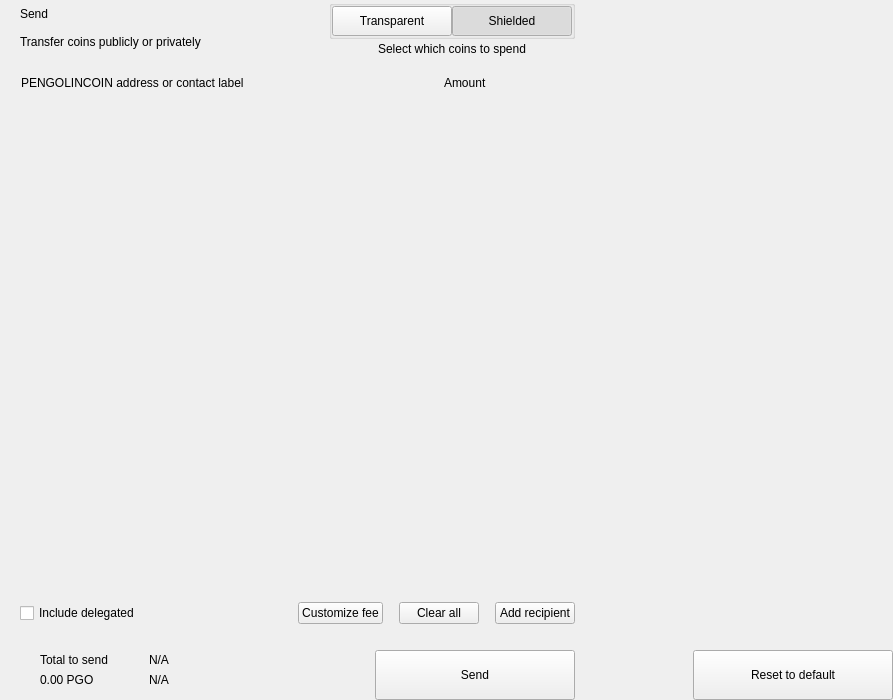
<?xml version="1.0" encoding="UTF-8"?>
<ui version="4.0">
 <class>send</class>
 <widget class="QWidget" name="send">
  <property name="geometry">
   <rect>
    <x>0</x>
    <y>0</y>
    <width>893</width>
    <height>700</height>
   </rect>
  </property>
  <property name="windowTitle">
   <string>Form</string>
  </property>
  <layout class="QHBoxLayout" name="horizontalLayout_2" stretch="2,1">
   <property name="spacing">
    <number>0</number>
   </property>
   <property name="leftMargin">
    <number>0</number>
   </property>
   <property name="topMargin">
    <number>0</number>
   </property>
   <property name="rightMargin">
    <number>0</number>
   </property>
   <property name="bottomMargin">
    <number>0</number>
   </property>
   <item>
    <widget class="QWidget" name="left" native="true">
     <layout class="QVBoxLayout" name="verticalLayout_3">
      <property name="spacing">
       <number>0</number>
      </property>
      <property name="leftMargin">
       <number>0</number>
      </property>
      <property name="topMargin">
       <number>0</number>
      </property>
      <property name="rightMargin">
       <number>0</number>
      </property>
      <property name="bottomMargin">
       <number>0</number>
      </property>
      <item>
       <layout class="QVBoxLayout" name="verticalLayout_22" stretch="0,0,0,1,0,0,0,0">
        <property name="spacing">
         <number>0</number>
        </property>
        <item>
         <layout class="QHBoxLayout" name="horizontalLayout_3">
          <property name="spacing">
           <number>0</number>
          </property>
          <property name="leftMargin">
           <number>20</number>
          </property>
          <property name="rightMargin">
           <number>20</number>
          </property>
          <item>
           <layout class="QVBoxLayout" name="verticalLayout">
            <property name="spacing">
             <number>0</number>
            </property>
            <item>
             <widget class="QLabel" name="labelTitle">
              <property name="text">
               <string>Send</string>
              </property>
              <property name="alignment">
               <set>Qt::AlignLeading|Qt::AlignLeft|Qt::AlignVCenter</set>
              </property>
             </widget>
            </item>
            <item>
             <widget class="QLabel" name="labelSubtitle1">
              <property name="text">
               <string>Transfer coins publicly or privately</string>
              </property>
             </widget>
            </item>
           </layout>
          </item>
          <item>
           <spacer name="horizontalSpacer">
            <property name="orientation">
             <enum>Qt::Horizontal</enum>
            </property>
            <property name="sizeHint" stdset="0">
             <size>
              <width>40</width>
              <height>20</height>
             </size>
            </property>
           </spacer>
          </item>
          <item>
           <layout class="QVBoxLayout" name="verticalLayout_6">
            <property name="spacing">
             <number>3</number>
            </property>
            <item alignment="Qt::AlignHCenter">
             <widget class="QGroupBox" name="groupBox">
              <property name="styleSheet">
               <string notr="true">#groupBox{
padding-top:2px;
}</string>
              </property>
              <property name="title">
               <string/>
              </property>
              <property name="alignment">
               <set>Qt::AlignCenter</set>
              </property>
              <layout class="QHBoxLayout" name="horizontalLayout_4">
               <property name="spacing">
                <number>0</number>
               </property>
               <property name="leftMargin">
                <number>0</number>
               </property>
               <property name="topMargin">
                <number>0</number>
               </property>
               <property name="rightMargin">
                <number>0</number>
               </property>
               <property name="bottomMargin">
                <number>0</number>
               </property>
               <item>
                <widget class="QPushButton" name="pushLeft">
                 <property name="minimumSize">
                  <size>
                   <width>120</width>
                   <height>30</height>
                  </size>
                 </property>
                 <property name="maximumSize">
                  <size>
                   <width>120</width>
                   <height>30</height>
                  </size>
                 </property>
                 <property name="focusPolicy">
                  <enum>Qt::NoFocus</enum>
                 </property>
                 <property name="text">
                  <string>Transparent</string>
                 </property>
                 <property name="checkable">
                  <bool>true</bool>
                 </property>
                 <property name="autoExclusive">
                  <bool>true</bool>
                 </property>
                </widget>
               </item>
               <item>
                <widget class="QPushButton" name="pushRight">
                 <property name="minimumSize">
                  <size>
                   <width>120</width>
                   <height>30</height>
                  </size>
                 </property>
                 <property name="maximumSize">
                  <size>
                   <width>120</width>
                   <height>30</height>
                  </size>
                 </property>
                 <property name="focusPolicy">
                  <enum>Qt::NoFocus</enum>
                 </property>
                 <property name="text">
                  <string>Shielded</string>
                 </property>
                 <property name="checkable">
                  <bool>true</bool>
                 </property>
                 <property name="checked">
                  <bool>true</bool>
                 </property>
                 <property name="autoExclusive">
                  <bool>true</bool>
                 </property>
                </widget>
               </item>
              </layout>
             </widget>
            </item>
            <item alignment="Qt::AlignHCenter|Qt::AlignTop">
             <widget class="QLabel" name="labelSubtitle2">
              <property name="styleSheet">
               <string notr="true"/>
              </property>
              <property name="text">
               <string>Select which coins to spend</string>
              </property>
              <property name="alignment">
               <set>Qt::AlignCenter</set>
              </property>
              <property name="indent">
               <number>0</number>
              </property>
             </widget>
            </item>
           </layout>
          </item>
         </layout>
        </item>
        <item>
         <spacer name="verticalSpacer_2">
          <property name="orientation">
           <enum>Qt::Vertical</enum>
          </property>
          <property name="sizeType">
           <enum>QSizePolicy::Fixed</enum>
          </property>
          <property name="sizeHint" stdset="0">
           <size>
            <width>20</width>
            <height>20</height>
           </size>
          </property>
         </spacer>
        </item>
        <item>
         <layout class="QHBoxLayout" name="horizontalLayout" stretch="6,0,2">
          <property name="spacing">
           <number>0</number>
          </property>
          <property name="leftMargin">
           <number>10</number>
          </property>
          <property name="topMargin">
           <number>0</number>
          </property>
          <property name="rightMargin">
           <number>20</number>
          </property>
          <property name="bottomMargin">
           <number>0</number>
          </property>
          <item>
           <widget class="QLabel" name="labelSubtitleAddress">
            <property name="styleSheet">
             <string notr="true">margin-left:8px;</string>
            </property>
            <property name="text">
             <string>PENGOLINCOIN address or contact label</string>
            </property>
           </widget>
          </item>
          <item>
           <spacer name="horizontalSpacer_3">
            <property name="orientation">
             <enum>Qt::Horizontal</enum>
            </property>
            <property name="sizeType">
             <enum>QSizePolicy::Fixed</enum>
            </property>
            <property name="sizeHint" stdset="0">
             <size>
              <width>40</width>
              <height>1</height>
             </size>
            </property>
           </spacer>
          </item>
          <item>
           <widget class="QLabel" name="labelSubtitleAmount">
            <property name="text">
             <string>Amount</string>
            </property>
           </widget>
          </item>
         </layout>
        </item>
        <item>
         <widget class="QScrollArea" name="scrollArea">
          <property name="minimumSize">
           <size>
            <width>0</width>
            <height>350</height>
           </size>
          </property>
          <property name="styleSheet">
           <string notr="true">#scrollArea {
            background:transparent;
            margin-top:10px;
}</string>
          </property>
          <property name="horizontalScrollBarPolicy">
           <enum>Qt::ScrollBarAlwaysOff</enum>
          </property>
          <property name="sizeAdjustPolicy">
           <enum>QAbstractScrollArea::AdjustIgnored</enum>
          </property>
          <property name="widgetResizable">
           <bool>true</bool>
          </property>
          <property name="alignment">
           <set>Qt::AlignLeading|Qt::AlignLeft|Qt::AlignTop</set>
          </property>
          <widget class="QWidget" name="scrollAreaWidgetContents">
           <property name="geometry">
            <rect>
             <x>0</x>
             <y>0</y>
             <width>591</width>
             <height>16</height>
            </rect>
           </property>
           <property name="sizePolicy">
            <sizepolicy hsizetype="Preferred" vsizetype="Maximum">
             <horstretch>0</horstretch>
             <verstretch>0</verstretch>
            </sizepolicy>
           </property>
           <property name="autoFillBackground">
            <bool>false</bool>
           </property>
           <property name="styleSheet">
            <string notr="true">#scrollAreaWidgetContents {
             background:transparent;
             }</string>
           </property>
           <layout class="QVBoxLayout" name="verticalLayout_7">
            <property name="spacing">
             <number>0</number>
            </property>
            <property name="sizeConstraint">
             <enum>QLayout::SetDefaultConstraint</enum>
            </property>
            <property name="leftMargin">
             <number>0</number>
            </property>
            <property name="topMargin">
             <number>0</number>
            </property>
            <property name="rightMargin">
             <number>0</number>
            </property>
            <property name="bottomMargin">
             <number>0</number>
            </property>
           </layout>
          </widget>
         </widget>
        </item>
        <item>
         <spacer name="verticalSpacer_4">
          <property name="orientation">
           <enum>Qt::Vertical</enum>
          </property>
          <property name="sizeType">
           <enum>QSizePolicy::Fixed</enum>
          </property>
          <property name="sizeHint" stdset="0">
           <size>
            <width>20</width>
            <height>20</height>
           </size>
          </property>
         </spacer>
        </item>
        <item>
         <layout class="QHBoxLayout" name="horizontalLayout_20">
          <property name="spacing">
           <number>6</number>
          </property>
          <property name="leftMargin">
           <number>20</number>
          </property>
          <property name="rightMargin">
           <number>20</number>
          </property>
          <item>
           <widget class="QCheckBox" name="checkBoxDelegations">
            <property name="layoutDirection">
             <enum>Qt::LeftToRight</enum>
            </property>
            <property name="text">
             <string>Include delegated</string>
            </property>
           </widget>
          </item>
          <item>
           <spacer name="horizontalSpacer_4">
            <property name="orientation">
             <enum>Qt::Horizontal</enum>
            </property>
            <property name="sizeHint" stdset="0">
             <size>
              <width>10</width>
              <height>20</height>
             </size>
            </property>
           </spacer>
          </item>
          <item>
           <widget class="QPushButton" name="pushButtonFee">
            <property name="focusPolicy">
             <enum>Qt::NoFocus</enum>
            </property>
            <property name="text">
             <string>Customize fee</string>
            </property>
           </widget>
          </item>
          <item>
           <spacer name="horizontalSpacer_11">
            <property name="orientation">
             <enum>Qt::Horizontal</enum>
            </property>
            <property name="sizeType">
             <enum>QSizePolicy::Minimum</enum>
            </property>
            <property name="sizeHint" stdset="0">
             <size>
              <width>10</width>
              <height>20</height>
             </size>
            </property>
           </spacer>
          </item>
          <item>
           <widget class="QPushButton" name="pushButtonClear">
            <property name="focusPolicy">
             <enum>Qt::NoFocus</enum>
            </property>
            <property name="layoutDirection">
             <enum>Qt::RightToLeft</enum>
            </property>
            <property name="text">
             <string>Clear all</string>
            </property>
           </widget>
          </item>
          <item>
           <spacer name="horizontalSpacer_6">
            <property name="orientation">
             <enum>Qt::Horizontal</enum>
            </property>
            <property name="sizeType">
             <enum>QSizePolicy::Fixed</enum>
            </property>
            <property name="sizeHint" stdset="0">
             <size>
              <width>10</width>
              <height>20</height>
             </size>
            </property>
           </spacer>
          </item>
          <item>
           <widget class="QPushButton" name="pushButtonAddRecipient">
            <property name="focusPolicy">
             <enum>Qt::NoFocus</enum>
            </property>
            <property name="text">
             <string>Add recipient</string>
            </property>
           </widget>
          </item>
         </layout>
        </item>
        <item>
         <spacer name="verticalSpacer">
          <property name="orientation">
           <enum>Qt::Vertical</enum>
          </property>
          <property name="sizeType">
           <enum>QSizePolicy::Fixed</enum>
          </property>
          <property name="sizeHint" stdset="0">
           <size>
            <width>20</width>
            <height>16</height>
           </size>
          </property>
         </spacer>
        </item>
        <item>
         <layout class="QHBoxLayout" name="horizontalLayout_7">
          <property name="rightMargin">
           <number>20</number>
          </property>
          <item>
           <layout class="QHBoxLayout" name="horizontalLayout_10">
            <property name="spacing">
             <number>0</number>
            </property>
            <property name="leftMargin">
             <number>8</number>
            </property>
            <item>
             <widget class="QStackedWidget" name="stackedWidget">
              <property name="minimumSize">
               <size>
                <width>0</width>
                <height>60</height>
               </size>
              </property>
              <property name="maximumSize">
               <size>
                <width>16777215</width>
                <height>60</height>
               </size>
              </property>
              <widget class="QWidget" name="page1">
               <layout class="QVBoxLayout" name="verticalLayout_71" stretch="0">
                <property name="spacing">
                 <number>6</number>
                </property>
                <property name="leftMargin">
                 <number>12</number>
                </property>
                <property name="topMargin">
                 <number>0</number>
                </property>
                <property name="rightMargin">
                 <number>0</number>
                </property>
                <property name="bottomMargin">
                 <number>0</number>
                </property>
                <item>
                 <widget class="QWidget" name="coinWidget" native="true">
                  <property name="minimumSize">
                   <size>
                    <width>0</width>
                    <height>60</height>
                   </size>
                  </property>
                  <property name="maximumSize">
                   <size>
                    <width>16777215</width>
                    <height>60</height>
                   </size>
                  </property>
                  <layout class="QHBoxLayout" name="horizontalLayout_9">
                   <property name="spacing">
                    <number>0</number>
                   </property>
                   <property name="leftMargin">
                    <number>20</number>
                   </property>
                   <property name="topMargin">
                    <number>10</number>
                   </property>
                   <property name="rightMargin">
                    <number>20</number>
                   </property>
                   <property name="bottomMargin">
                    <number>10</number>
                   </property>
                   <item>
                    <layout class="QVBoxLayout" name="verticalSend">
                     <property name="spacing">
                      <number>0</number>
                     </property>
                     <item>
                      <widget class="QLabel" name="labelTitleTotalSend">
                       <property name="text">
                        <string>Total to send</string>
                       </property>
                      </widget>
                     </item>
                     <item>
                      <widget class="QLabel" name="labelAmountSend">
                       <property name="text">
                        <string notr="true">0.00 PGO</string>
                       </property>
                      </widget>
                     </item>
                    </layout>
                   </item>
                   <item>
                    <spacer name="horizontalSpacer_9">
                     <property name="orientation">
                      <enum>Qt::Horizontal</enum>
                     </property>
                     <property name="sizeType">
                      <enum>QSizePolicy::Fixed</enum>
                     </property>
                     <property name="sizeHint" stdset="0">
                      <size>
                       <width>20</width>
                       <height>20</height>
                      </size>
                     </property>
                    </spacer>
                   </item>
                   <item>
                    <widget class="QLabel" name="labelLine">
                     <property name="minimumSize">
                      <size>
                       <width>1</width>
                       <height>0</height>
                      </size>
                     </property>
                     <property name="maximumSize">
                      <size>
                       <width>1</width>
                       <height>16777215</height>
                      </size>
                     </property>
                     <property name="text">
                      <string/>
                     </property>
                    </widget>
                   </item>
                   <item>
                    <spacer name="horizontalSpacer_10">
                     <property name="orientation">
                      <enum>Qt::Horizontal</enum>
                     </property>
                     <property name="sizeType">
                      <enum>QSizePolicy::Fixed</enum>
                     </property>
                     <property name="sizeHint" stdset="0">
                      <size>
                       <width>20</width>
                       <height>20</height>
                      </size>
                     </property>
                    </spacer>
                   </item>
                   <item>
                    <layout class="QVBoxLayout" name="verticalRemaining">
                     <property name="spacing">
                      <number>0</number>
                     </property>
                     <item>
                      <widget class="QLabel" name="labelTitleTotalRemaining">
                       <property name="text">
                        <string notr="true">N/A</string>
                       </property>
                      </widget>
                     </item>
                     <item>
                      <widget class="QLabel" name="labelAmountRemaining">
                       <property name="text">
                        <string notr="true">N/A</string>
                       </property>
                      </widget>
                     </item>
                    </layout>
                   </item>
                  </layout>
                 </widget>
                </item>
               </layout>
              </widget>
              <widget class="QWidget" name="page_2"/>
             </widget>
            </item>
           </layout>
          </item>
          <item>
           <spacer name="horizontalSpacer_5">
            <property name="orientation">
             <enum>Qt::Horizontal</enum>
            </property>
            <property name="sizeType">
             <enum>QSizePolicy::Expanding</enum>
            </property>
            <property name="sizeHint" stdset="0">
             <size>
              <width>40</width>
              <height>20</height>
             </size>
            </property>
           </spacer>
          </item>
          <item alignment="Qt::AlignBottom">
           <widget class="QPushButton" name="pushButtonSave">
            <property name="minimumSize">
             <size>
              <width>200</width>
              <height>50</height>
             </size>
            </property>
            <property name="maximumSize">
             <size>
              <width>200</width>
              <height>50</height>
             </size>
            </property>
            <property name="focusPolicy">
             <enum>Qt::NoFocus</enum>
            </property>
            <property name="text">
             <string>Send</string>
            </property>
           </widget>
          </item>
         </layout>
        </item>
       </layout>
      </item>
     </layout>
    </widget>
   </item>
   <item>
    <widget class="QWidget" name="right" native="true">
     <layout class="QVBoxLayout" name="verticalLayout_5">
      <property name="leftMargin">
       <number>0</number>
      </property>
      <property name="topMargin">
       <number>0</number>
      </property>
      <property name="rightMargin">
       <number>0</number>
      </property>
      <property name="bottomMargin">
       <number>0</number>
      </property>
      <item>
       <layout class="QVBoxLayout" name="verticalLayout_4">
        <property name="spacing">
         <number>6</number>
        </property>
        <item>
         <widget class="OptionButton" name="btnCoinControl" native="true">
          <property name="minimumSize">
           <size>
            <width>0</width>
            <height>50</height>
           </size>
          </property>
         </widget>
        </item>
        <item>
         <widget class="OptionButton" name="btnChangeAddress" native="true">
          <property name="minimumSize">
           <size>
            <width>0</width>
            <height>50</height>
           </size>
          </property>
         </widget>
        </item>
        <item>
         <widget class="OptionButton" name="btnUri" native="true">
          <property name="minimumSize">
           <size>
            <width>0</width>
            <height>50</height>
           </size>
          </property>
         </widget>
        </item>
        <item>
         <widget class="OptionButton" name="btnShieldCoins" native="true">
          <property name="minimumSize">
           <size>
            <width>0</width>
            <height>50</height>
           </size>
          </property>
         </widget>
        </item>
        <item>
         <spacer name="verticalSpacer_5">
          <property name="orientation">
           <enum>Qt::Vertical</enum>
          </property>
          <property name="sizeHint" stdset="0">
           <size>
            <width>20</width>
            <height>40</height>
           </size>
          </property>
         </spacer>
        </item>
        <item>
         <layout class="QHBoxLayout" name="horizontalLayout_8">
          <item>
           <spacer name="horizontalSpacer_7">
            <property name="orientation">
             <enum>Qt::Horizontal</enum>
            </property>
            <property name="sizeHint" stdset="0">
             <size>
              <width>40</width>
              <height>20</height>
             </size>
            </property>
           </spacer>
          </item>
          <item>
           <widget class="QPushButton" name="pushButtonReset">
            <property name="minimumSize">
             <size>
              <width>200</width>
              <height>50</height>
             </size>
            </property>
            <property name="maximumSize">
             <size>
              <width>200</width>
              <height>50</height>
             </size>
            </property>
            <property name="focusPolicy">
             <enum>Qt::NoFocus</enum>
            </property>
            <property name="text">
             <string>Reset to default</string>
            </property>
           </widget>
          </item>
         </layout>
        </item>
       </layout>
      </item>
     </layout>
    </widget>
   </item>
  </layout>
 </widget>
 <customwidgets>
  <customwidget>
   <class>OptionButton</class>
   <extends>QWidget</extends>
   <header>qt/pengolincoin/optionbutton.h</header>
   <container>1</container>
  </customwidget>
 </customwidgets>
 <resources/>
 <connections/>
</ui>
